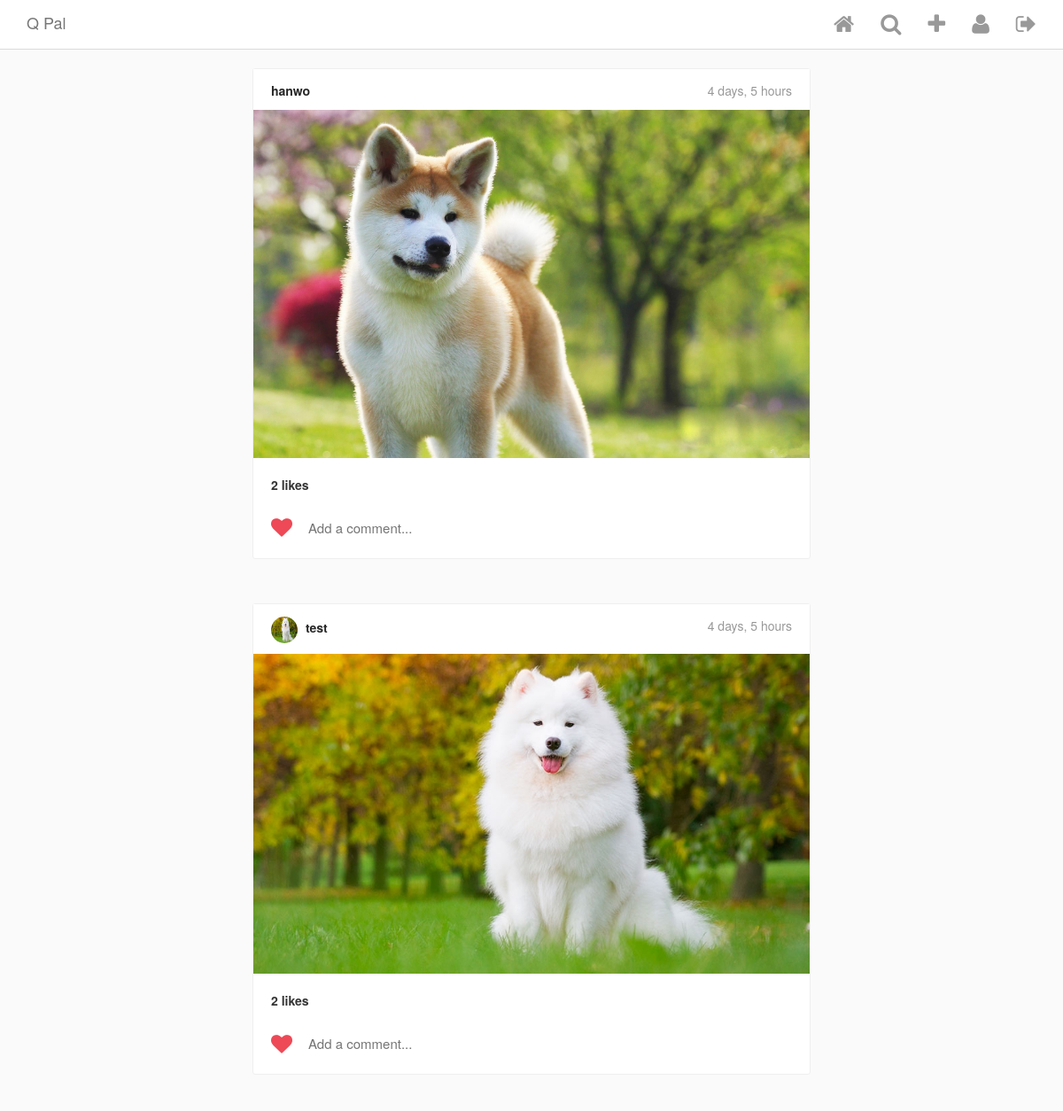
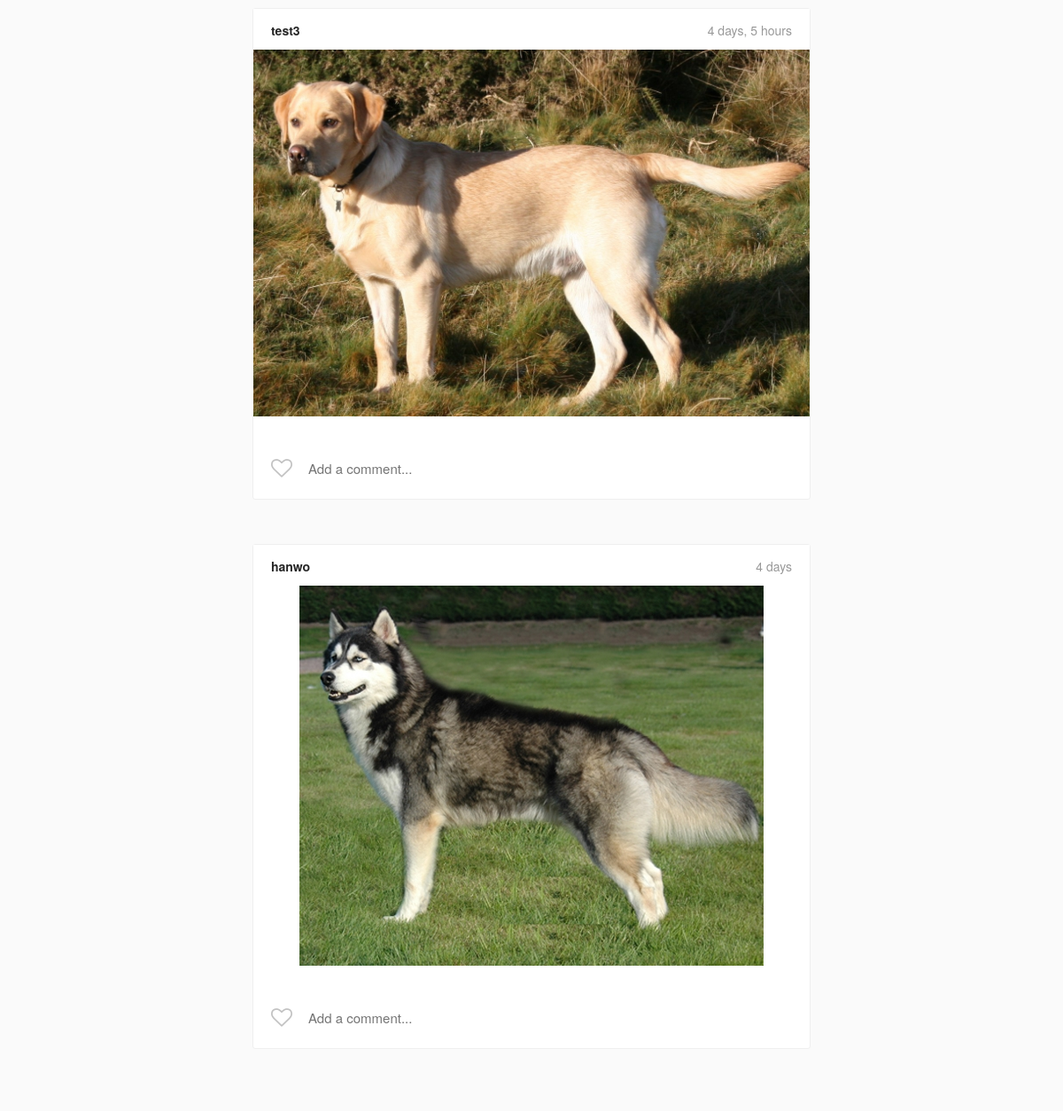
Before: / (signed in) with the older database file (2 pictures, top to bottom).
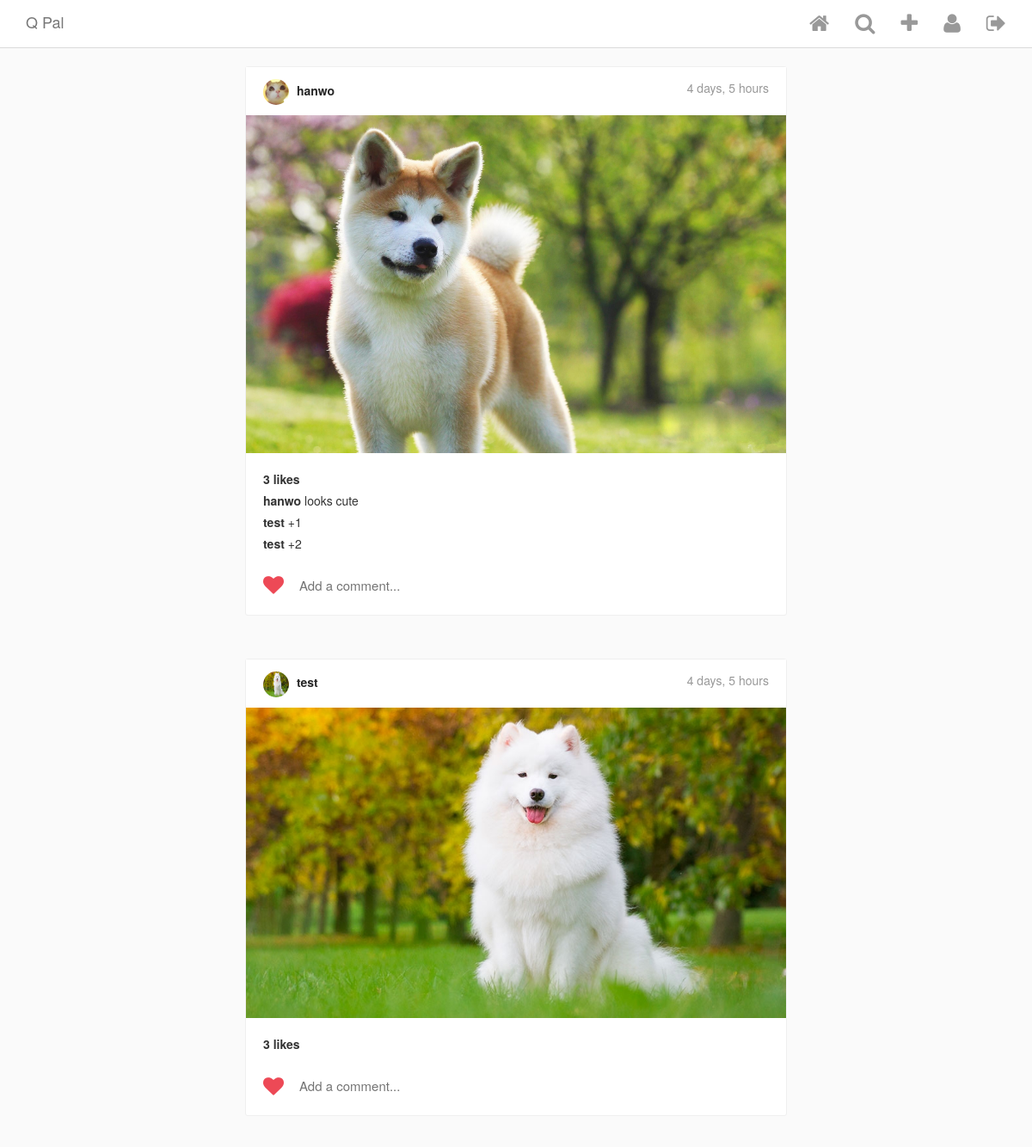
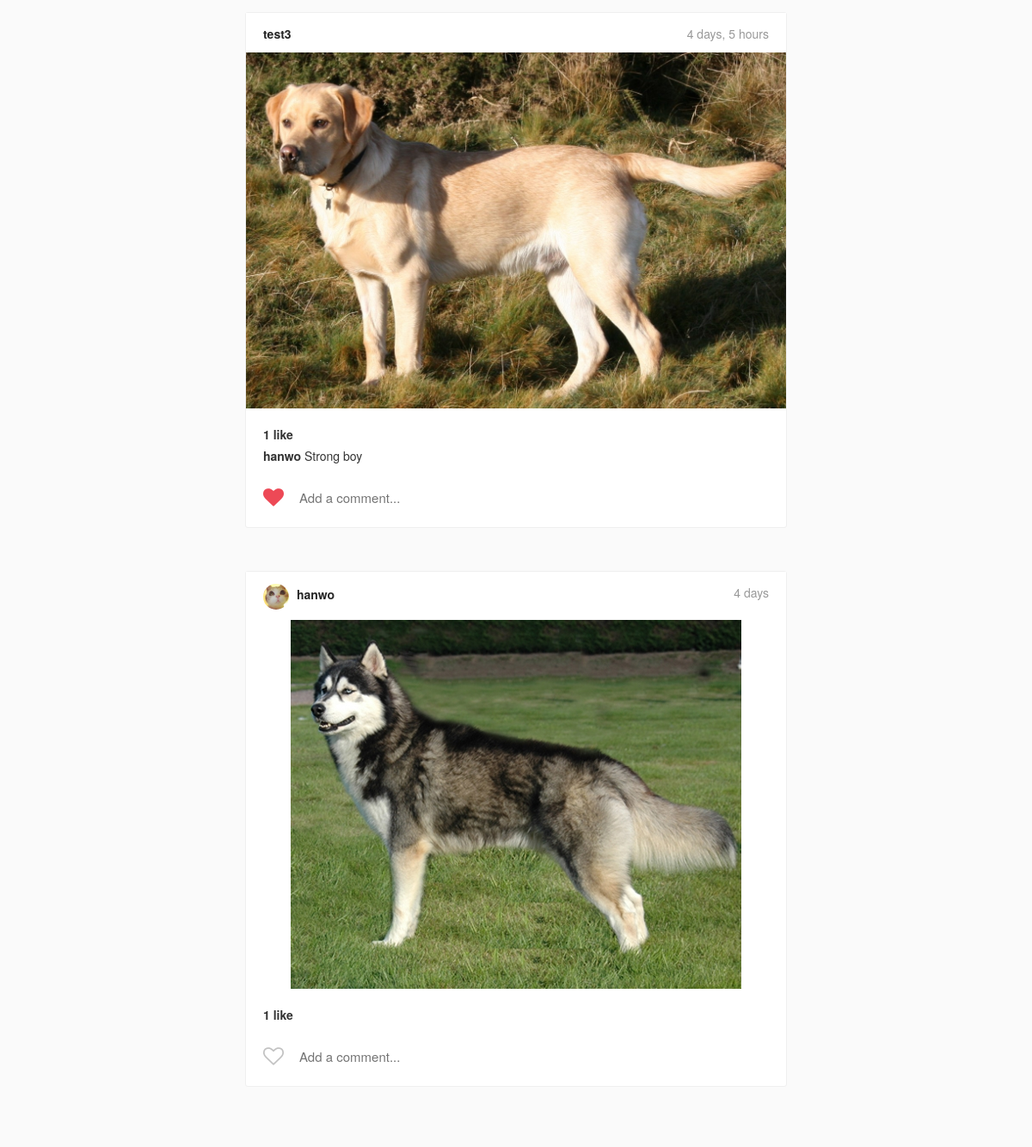
After: the same page with the newer database file (2 pictures, top to bottom).
### Insta/models.py (models this page shows, shortened)
class Post(models.Model):
    author = models.ForeignKey(
        InstaUser,
        on_delete = models.CASCADE,
        related_name = 'my_posts'
    )
    title = models.TextField(blank = True, null = True)
    image = ProcessedImageField(
        upload_to = 'static/images/posts',
        format = 'JPEG',
        options = {'quality' : 100},
        blank = True,
        null = True
    )
    posted_on = models.DateTimeField(
        auto_now_add = True,
        editable = False,
        blank = True,
        null = True,
    )
    def get_like_count(self):
        return self.likes.count()

class InstaUser(AbstractUser):
    profile_pic = ProcessedImageField(
        upload_to = 'static/images/profiles',
        format = 'JPEG',
        options = {'quality' : 100},
        blank = True,
        null = True
    )

class Comment(models.Model):
    post = models.ForeignKey(Post, on_delete = models.CASCADE, related_name='comments',)
    user = models.ForeignKey(InstaUser, on_delete=models.CASCADE)
    comment = models.CharField(max_length=100)
    posted_on = models.DateTimeField(auto_now_add = True, editable = False)

### Insta/views.py (the view)
# urls.py: path('', PostsView.as_view(), name = 'posts'),
class PostsView(LoginRequiredMixin, ListView):
    model = Post
    template_name = 'index.html'
    login_url = "signup"

### Insta/templatetags/custom_tags.py (called while the page is built)
@register.simple_tag
def has_user_liked_post(post, user):
    try:
        like = Like.objects.get(post=post, user=user)
        return "fa-heart"
    except:
        return "fa-heart-o"

### templates/index.html (shortened to what this page needs)
{% extends "base.html" %}
{% load custom_tags %}
{% block content %}
<div class="cards-listing">
    {% for post in object_list %}
        <div class="row">
            <div class="card view-update {{ post.pk }}">
                <div class="card__panel-head">
                    <div class="poster__info">
                        <a href="{% url 'user_detail' post.author.pk %}" class="poster__name">
                            {% if post.author.profile_pic %}
                                <img class="poster__profilepic" src="{{ post.author.profile_pic.url }}">
                            {% endif %}
                            {{ post.author.username }}
                        </a>
                        <span class="poster__timestamp">
                            {{ post.posted_on|timesince }}
                        </span>
                    </div>
                </div>
                <a href="{% url 'post_detail' post.pk %}">
                    <img class="card__main-image" src="{{ post.image.url }}">
                </a>
                <div class="card__panel-body">
                    <div class="likes">
                        {% if post.get_like_count %}
                            {{ post.get_like_count }} like{% if post.get_like_count > 1 %}s{% endif %}
                        {% endif %}
                    </div>
                    <ul class="comment-list">
                        {% for comment in post.comments.all %}
                        <li class="comment-list__comment">
                            <a href="{% url 'user_detail' comment.user.pk %}" class="user">
                                {{ comment.user.username }}
                            </a>
                            <span class="comment">{{ comment.comment }}</span>
                        </li>
                        {% endfor %}
                    </ul>
                    <section class="input-row">
                        <i class="fa {% has_user_liked_post post user %} submit-like" aria-hidden="true"></i>
                        <div class="comment-input-wrapper">
                            <input class="add-comment" type="text" placeholder="Add a comment...">
                        </div>
                    </section>
                </div>
            </div>
        </div>
    {% endfor %}
</div>
{% endblock content %}

### templates/base.html (shortened to what this page needs)
<html>
    <head>
        {% load static %}
        <link href="{% static 'vendor/bootstrap/css/bootstrap.min.css' %}" rel="stylesheet">
        <link href="{% static 'vendor/font-awesome-4.6.3/css/font-awesome.min.css' %}" rel="stylesheet">
        <link href="{% static 'css/style.css' %}" rel="stylesheet">
    </head>
    <body>
        {% include 'header.html' %}
        <div class="content-wrapper">
            <div class="container">
                {% block content %}
                {% endblock content%}
            </div>
        </div>
    </body>
</html>

### templates/header.html (shortened to what this page needs)
<div class="navbar navbar-default navbar-fixed-top" id="main-nav">
    <div class="container desktop">
        <div class="navbar-header">
            <a href="{% url 'posts' %}" class="navbar-brand">Q Pal</a>
        </div>
        <div id="navbar-main">
            <ul class="nav navbar-nav navbar-right">
                {% if request.user.is_authenticated %}
                    <li>
                      <a href="{% url 'posts' %}">
                        <i class="fa fa-home {% if request.resolver_match.url_name == 'index' %}active{% endif %}" aria-hidden="true"></i>
                      </a>
                    </li>
                    <li><a href="{% url 'explore' %}"><i class="fa fa-search " aria-hidden="true"></i></a></li>
                    <li><a href="{% url 'make_post' %}"><i class="fa fa-plus " aria-hidden="true"></i></a></li>
                    <li><a href="{% url 'user_detail' user.id %}"><i class="fa fa-user " aria-hidden="true"></i></a></li>
                    <li><a href="{% url 'logout' %}"><i class="fa fa-sign-out " aria-hidden="true"></i></a></li>
                {% endif %}
            </ul>
        </div>
    </div>
</div>

### static/css/style.css (style rules this page uses)
html { height: 100%; }
body { min-height: 100%; background-color: #fafafa; }
.content-wrapper { margin-top: 57px; margin-bottom: 60px; background-color: #fafafa; }
.navbar { background-color: #fff; border-bottom-color: #dbdbdb; }
.navbar .fa { font-size: 25px; color: #999999; }
.cards-listing { max-width: 600px; width: 100%; margin: 20px auto; }
.card { background-color: #fff; margin-bottom: 50px; border: 1px solid #efefef; border-radius: 3px; }
.card__panel-head { background: #fff; padding: 14px 20px 12px; }
.card__panel-head .poster__profilepic { border-radius: 100%; max-width: 30px; max-height: 30px; width: 30px; height: 30px; margin-right: 5px; }
.card__panel-head .poster__name { color: #262626; font-weight: bold; }
.card__panel-head .poster__timestamp { float: right; color: #999; }
.card__main-image { max-width: 100%; max-height: 600px; height: auto; margin: 0 auto; display: block; }
.card__panel-body { padding: 20px; padding-bottom: 0; }
.card__panel-body a { color: #333; }
.card__panel-body .likes { font-weight: bold; margin-bottom: 5px; }
.comment-list { list-style: none; margin: 0; padding: 0; }
.comment-list__comment { margin-top: 5px; margin-bottom: 5px; }
.comment-list__comment .user { color: #333; font-weight: bold; }
.input-row { position: relative; display: flex; align-items: center; height: 68px; padding-left: 40px; }
.input-row .submit-like { cursor: pointer; position: absolute; top: 32%; left: 0; color: #C2C2C2; font-size: 24px; }
.input-row .submit-like.fa-heart { color: #ED4956; }
.input-row .comment-input-wrapper { display: inline-block; color: #262626; font-size: 15px; width: 100%; }
.input-row .comment-input-wrapper input { width: 100%; border: none; outline: none; }

Changed rows visible on the page:
changed through a linked row, Post (number 1 of 4 on the later page): author.profile_pic: picture added; get_like_count "2" → "3"
added Comment: user.username "hanwo", comment "looks cute", shown under Post (number 1 of 4 on the later page)
added Comment: user.username "test", comment "+1", shown under Post (number 1 of 4 on the later page)
added Comment: user.username "test", comment "+2", shown under Post (number 1 of 4 on the later page)
computed for Post "test": get_like_count "2" → "3"
shown differently, row unchanged: Post "test3": get_like_count (not shown) → "1"
added Comment: user.username "hanwo", comment "Strong boy", shown under Post "test3"
changed through a linked row, Post "4 days": author.profile_pic: picture added; get_like_count (not shown) → "1"
